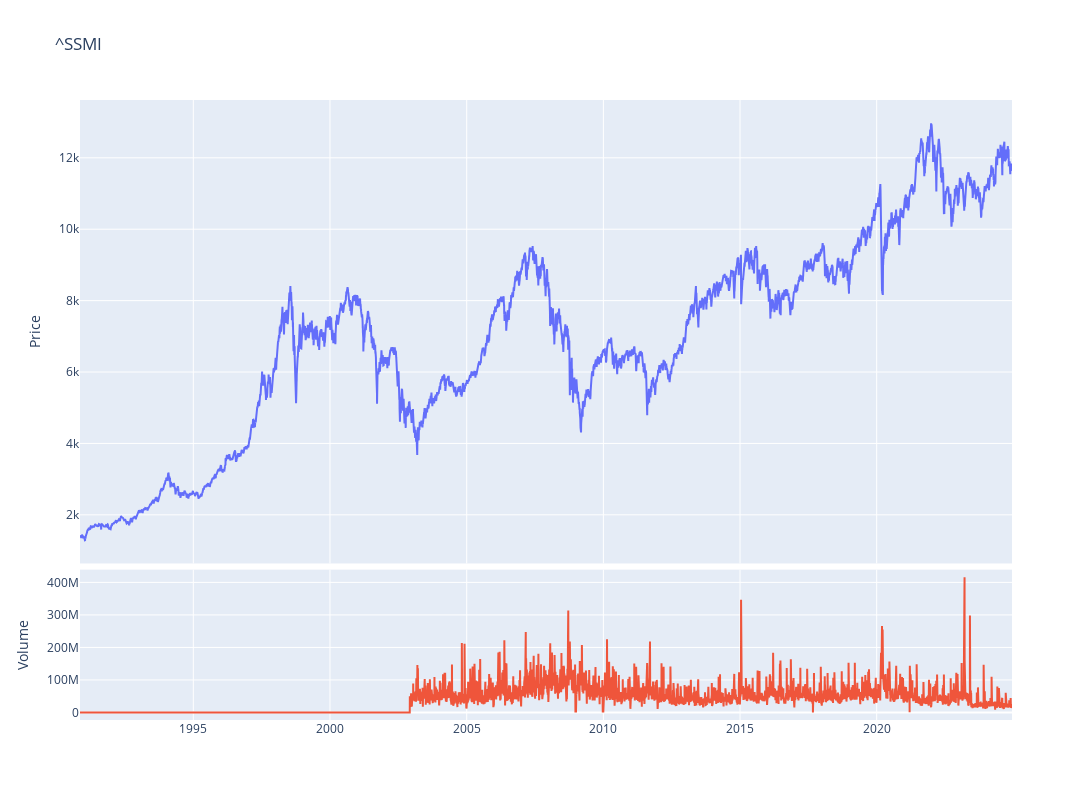

Notebook code cell kept with this figure:
### Code cell
fig = make_subplots(rows=4, cols=1,shared_xaxes=True,vertical_spacing=0.01,specs=[[{'rowspan':3,'colspan':1}],[None],[None],[{'rowspan':1,'colspan':1}]])

# Graph (1,1)
fig.add_trace(go.Scatter(x=stock_ticker.index,y=stock_ticker['Adj Close'],mode="lines",name=f"{ticker}"),row=1, col=1)
# Update xaxis properties
fig.update_yaxes(title_text="Price", row=1, col=1)

# Graph (4,1)
fig.add_trace(go.Scatter(x=stock_ticker.index,y=stock_ticker['Volume'],mode="lines",name='Volume'),row=4, col=1)
fig.update_yaxes(title_text="Volume", row=4, col=1)

fig.update_layout(height=800, width=1300,showlegend=False,title=f"{ticker}")

fig.show()

### Figure 1 — Plotly figure (JSON) as saved in the notebook; plotly's stock layout.template omitted (floating-point values rounded to 4 significant figures; data arrays with more than 128 entries replaced by an {"elided": "..."} marker saying what was removed)
{"data": [{"mode": "lines", "name": "^SSMI", "type": "scatter", "x": {"elided": "8567 str values"}, "xaxis": "x", "y": {"elided": "8567 float values"}, "yaxis": "y"}, {"mode": "lines", "name": "Volume", "type": "scatter", "x": {"elided": "8567 str values"}, "xaxis": "x2", "y": {"elided": "8567 int values"}, "yaxis": "y2"}], "layout": {"height": 800, "showlegend": false, "title": {"text": "^SSMI"}, "width": 1300, "xaxis": {"anchor": "y", "domain": [0, 1], "matches": "x2", "showticklabels": false}, "xaxis2": {"anchor": "y2", "domain": [0, 1]}, "yaxis": {"anchor": "x", "domain": [0.2525, 1], "title": {"text": "Price"}}, "yaxis2": {"anchor": "x2", "domain": [0, 0.2425], "title": {"text": "Volume"}}}}
